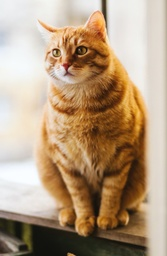
#> input picture Picture/cat-1.jpg, 167 x 256 px, shrunk from 1353 x 2074 before the run
$ jupyter execute me.ipynb   (older library calls are emulated)
#> lines starting #> are read from the running program, lines starting #| are printed output that depends on the picture
# Bắt đầu

[cell 1]
import matplotlib.pyplot as plt
from PIL import Image
import numpy as np
import cv2

[cell 2]
img = Image.open('./Picture/cat-1.jpg')
#> img is the input picture: PIL image 167x256 RGB; mean R, G, B 180.6, 156, 128.9
img = img.resize((img.size[0],img.size[0]*2 ), Image.LANCZOS)
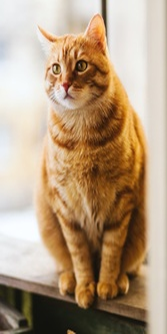
#> img: PIL image 167x334 RGB; mean R, G, B 180.6, 156, 128.9
img_pixel = np.array(img)

[cell 3]
height, width, channel = img_pixel.shape
#> height = 334; width = 167; channel = 3

[cell 4]
error_id = []
def check(input1, input2):
    global error_id
    error_id = []
    sum = 0
    for i in range(len(input1)):
        for j in range(len(input1[0])):
            if np.abs(input1[i][j]-input2[i][j])!=0:
                error_id.append([i,j])
            sum+=np.abs(input1[i][j]-input2[i][j])
    return sum

[cell 5]
def check_avg(input1, input2):
    sum = 0
    count = 0
    for i in range(len(input1)):
        for j in range(len(input1[0])):
            sum+=np.abs(input1[i][j]-input2[i][j])
            count+=1
    return sum/count

# Gray scale

[cell 6]
def gray_scale(input, width, height, channel):
#> called with width = 167, height = 334, channel = 3
    if channel==1:
        return
    return 0.299*input[:,:,0]+0.587*input[:,:,1]+0.114*input[:,:,2]
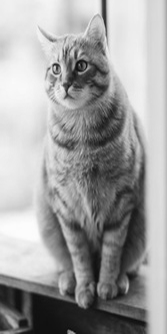
#> returned value: shape (334, 167) float64; min 11.25, max 253.2, mean 160.3

[cell 7]
gray = gray_scale(img_pixel, width, height, channel)
gray_cv = cv2.cvtColor(img_pixel, cv2.COLOR_RGB2GRAY)

[cell 8]
gray_round = [[np.rint(e) for e in row] for row in gray]
#> gray_round = 334 items
error_id = []
check(gray_round, gray_cv)
#> after the loop in check, `for i in range(len(input1)):`: error_id = 28 pairs, first value 39 to 331, second value 31 to 147; sum = 28
#> Out = 28

[cell 9]
gray_np = np.dot(img_pixel, [0.299, 0.587, 0.114])

[cell 10]
check(gray_np, gray)
#> Out = 3.2e-10

[cell 11]
check(np.rint(np.dot(img_pixel, [0.299, 0.587, 0.114])).astype(np.uint8), gray_cv)
#> Out = 7140

# Convolution

[cell 12]
sobel_x = np.array([[-1, 0, 1],
                [-2, 0, 2],
                [-1, 0, 1]])
sobel_y = np.array([[-1,-2,-1],
                [ 0, 0, 0],
                [ 1, 2, 1]])

[cell 13]
def convolution(input, width, height, filter, filter_size):
#> called with width = 167, height = 334, filter = array of shape (3, 3), filter_size = 3
    output = []
    for h in range(height):
        row = []
        for w in range(width):
            current_sum = 0
            for f_r in range(filter_size):
                for f_c in range(filter_size):
                    pixel_r = h - int(filter_size/2) + f_r
                    pixel_c = w - int(filter_size/2) + f_c
                    pixel_r = min(max(0, pixel_r), height - 1)
                    pixel_c = min(max(0, pixel_c), width - 1)
                    current_sum += filter[f_r][f_c] * input[pixel_r][pixel_c]
            row.append(current_sum)
        output.append(row)
#> after the loop, output = 334 items
    return output

[cell 14]
np.array(gray_round)

[cell 15]
gradient_x = convolution(gray_round, width, height, sobel_x, 3)
#> gradient_x = 334 items
gradient_y = convolution(gray_round, width, height, sobel_y, 3)
#> gradient_y = 334 items

[cell 16]
gradient_x_cv   = cv2.Sobel(np.array(gray_round).astype(np.uint8), cv2.CV_32F, dx=1, dy=0,borderType=cv2.BORDER_REPLICATE)
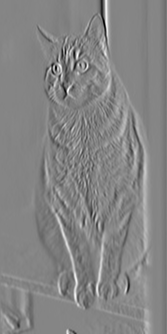
#> gradient_x_cv: shape (334, 167) float32; min -616, max 565, mean -0.9; drawn with min black and max white
gradient_y_cv   = cv2.Sobel(np.array(gray_round).astype(np.uint8), cv2.CV_32F, dx=0, dy=1,borderType=cv2.BORDER_REPLICATE)
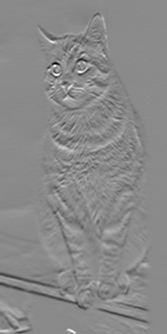
#> gradient_y_cv: shape (334, 167) float32; min -576, max 484, mean -3.7; drawn with min black and max white

[cell 17]
check(gradient_x, gradient_x_cv)
#> Out = 0

[cell 18]
check(gradient_y, gradient_y_cv)
#> Out = 0

# Tính hướng và độ lệch

[cell 19]
g, theta = cv2.cartToPolar(gradient_x_cv, gradient_y_cv, angleInDegrees=True)
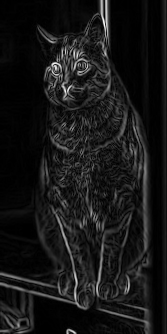
#> g: shape (334, 167) float32; min 0, max 634, mean 57.3; drawn with min black and max white
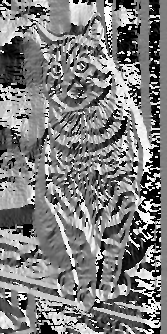
#> theta: shape (334, 167) float32; min 0, max 359.9, mean 178.9; drawn with min black and max white

[cell 20]
magnitude = np.sqrt(np.square(gradient_x)+np.square(gradient_y))

[cell 21]
check(g, magnitude)
#> Out = 0.0639

[cell 22]
direction = np.mod(np.add(360, np.rad2deg(np.arctan2(np.array(gradient_y), np.array(gradient_x)))), 360)

# Tính Histogram của 1 cell

[cell 23]
def cell_hist(direction, magnitude, idx, idy, width, height, cell_size, sbin):
#> called with idx = 0, idy = 0, width = 167, height = 334, cell_size = 8, sbin = 40
    output = [0,0,0,0,0,0,0,0,0]
    for r in range(cell_size):
        for c in range(cell_size):
            cur_r = idy*cell_size + r
            cur_c = idx*cell_size + c
            if cur_r>=height or cur_c >= width:
                break
            quotient = int(direction[cur_r][cur_c]//sbin)
            remainder = direction[cur_r][cur_c] % sbin
            if remainder==0:
                output[quotient] += magnitude[cur_r][cur_c]
            else:
                first_bin = quotient
                second_bin = first_bin+1
                output[first_bin] += magnitude[cur_r][cur_c]*\
                    ((second_bin*sbin - direction[cur_r][cur_c])/(second_bin*sbin - first_bin*sbin))
                second_bin_idx = second_bin
                if second_bin > 8:
                    second_bin_idx = 0
                output[second_bin_idx] += magnitude[cur_r][cur_c]*\
                    ((direction[cur_r][cur_c] - first_bin*sbin)/(second_bin*sbin - first_bin*sbin))
#> after the loop, output = [72.78, 13.74, 4.17, 0.5, 3.04, 1.18, 5.27, 26.22, 52.06]

    return output

[cell 24]
cell_hist(direction, magnitude, 0, 0, width, height, 8, 40)
#> Out has the same summary as output in cell_hist

[cell 25]
magnitude[:8,:8]

[cell 26]
np.array(direction[:8,:8])

[cell 27]
cell_size = (8, 8)
block_size = (2, 2)
nbins = 9
win_size = (img_pixel.shape[1]//cell_size[1]*cell_size[1],
            img_pixel.shape[0] // cell_size[0] * cell_size[0])
#> win_size = (160, 328)
block_size_pixel = (block_size[1] * cell_size[1], block_size[0] * cell_size[0])
block_stride = (cell_size[1], cell_size[0])
print('Kích thước bức ảnh crop theo winSize (pixel): ', win_size)
#| Kích thước bức ảnh crop theo winSize (pixel):  (160, 328)
print('Kích thước của 1 block (pixel): ', block_size_pixel)
print('Kích thước của block stride (pixel): ', block_stride)

[cell 28]
hog = cv2.HOGDescriptor(_winSize=win_size,
                        _blockSize=block_size_pixel,
                        _blockStride=block_stride,
                        _cellSize=cell_size,
                        _nbins=nbins,
                        _histogramNormType = 0)

[cell 29]
n_cells = (img_pixel.shape[0] // cell_size[0], img_pixel.shape[1] // cell_size[1])
#> n_cells = (41, 20)
print('Kích thước lưới ô vuông (ô vuông): ', n_cells)
#| Kích thước lưới ô vuông (ô vuông):  (41, 20)

[cell 30]
hog_feats = hog.compute(np.array(gray_round).astype(np.uint8))\
               .reshape(n_cells[1] - block_size[1] + 1,
                        n_cells[0] - block_size[0] + 1,
                        block_size[0], block_size[1], nbins) \
               .transpose((1, 0, 2, 3, 4))

[cell 31]
hog_feats.shape
#> Out = (40, 19, 2, 2, 9)

[cell 32]
hog_feats

[cell 33]
from skimage import feature
H = feature.hog(gray_round, orientations=9, pixels_per_cell=(8, 8),
                cells_per_block=(2, 2), transform_sqrt=True, block_norm="L2")

print('Kích thước hog features: ', H.shape)
#| Kích thước hog features:  (27360,)
